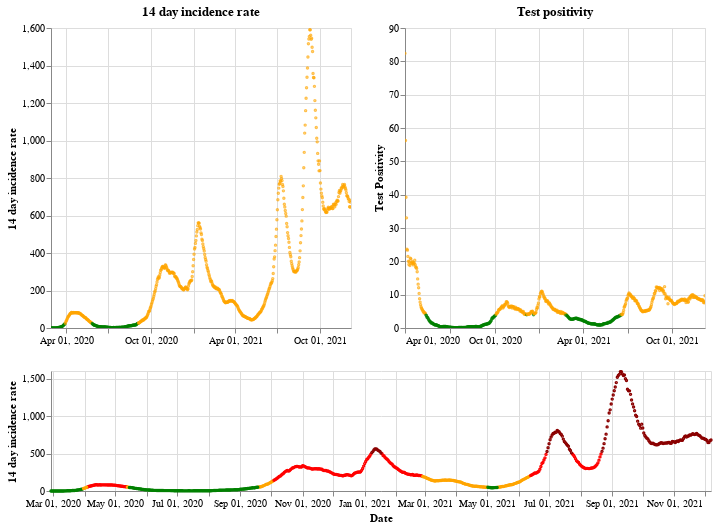

The notebook cell saved with this chart:
### Markdown cell above
## Scotland

### Code cell
plot_traffic_light('Scotland')

### Figure 1 — Vega-Lite specification as saved in the notebook (floating-point values rounded to 4 significant figures; data arrays with more than 128 entries replaced by an {"elided": "..."} marker saying what was removed)
{"config": {"view": {"continuousWidth": 400, "continuousHeight": 300}}, "vconcat": [{"hconcat": [{"mark": {"type": "point", "size": 2}, "encoding": {"color": {"condition": {"value": "green", "test": "(datum.twoWeeklyCasesRate <= 25)"}, "value": "orange"}, "tooltip": [{"type": "nominal", "field": "areaName"}, {"type": "temporal", "field": "date"}, {"type": "quantitative", "field": "twoWeeklyCasesRate"}, {"type": "quantitative", "field": "testPositivity"}], "x": {"type": "temporal", "axis": {"title": ""}, "field": "date", "scale": {"domain": {"selection": "DateBrush"}}, "timeUnit": "yearmonthdate"}, "y": {"type": "quantitative", "axis": {"title": "14 day incidence rate"}, "field": "twoWeeklyCasesRate"}}, "title": "14 day incidence rate", "width": 300}, {"mark": {"type": "point", "size": 2}, "encoding": {"color": {"condition": {"value": "green", "test": "(datum.testPositivity <= 4)"}, "value": "orange"}, "tooltip": [{"type": "nominal", "field": "areaName"}, {"type": "temporal", "field": "date"}, {"type": "quantitative", "field": "twoWeeklyCasesRate"}, {"type": "quantitative", "field": "testPositivity"}], "x": {"type": "temporal", "axis": {"title": ""}, "field": "date", "scale": {"domain": {"selection": "DateBrush"}}, "timeUnit": "yearmonthdate"}, "y": {"type": "quantitative", "axis": {"title": "Test Positivity"}, "field": "testPositivity"}}, "title": "Test positivity", "width": 300}]}, {"layer": [{"mark": {"type": "point", "size": 2}, "encoding": {"color": {"condition": {"value": "orange", "test": "(((datum.testPositivity < 4) && (datum.twoWeeklyCasesRate >= 50)) && (datum.twoWeeklyCasesRate < 200))"}, "value": "red"}, "opacity": {"condition": {"value": 1, "test": "((datum.twoWeeklyCasesRate >= 50) && (datum.twoWeeklyCasesRate < 500))"}, "value": 0}, "tooltip": [{"type": "nominal", "field": "areaName"}, {"type": "temporal", "field": "date"}, {"type": "quantitative", "field": "twoWeeklyCasesRate"}, {"type": "quantitative", "field": "testPositivity"}], "x": {"type": "temporal", "axis": {"title": "Date"}, "field": "date", "timeUnit": "yearmonthdate"}, "y": {"type": "quantitative", "axis": {"title": "14 day incidence rate"}, "field": "twoWeeklyCasesRate"}}, "selection": {"DateBrush": {"type": "interval", "encodings": ["x"], "fields": ["Time"]}}}, {"mark": {"type": "point", "size": 2}, "encoding": {"color": {"value": "darkred"}, "opacity": {"condition": {"value": 1, "test": "(datum.twoWeeklyCasesRate >= 500)"}, "value": 0}, "tooltip": [{"type": "nominal", "field": "areaName"}, {"type": "temporal", "field": "date"}, {"type": "quantitative", "field": "twoWeeklyCasesRate"}, {"type": "quantitative", "field": "testPositivity"}], "x": {"type": "temporal", "axis": {"title": "Date"}, "field": "date", "timeUnit": "yearmonthdate"}, "y": {"type": "quantitative", "axis": {"title": "14 day incidence rate"}, "field": "twoWeeklyCasesRate"}}}, {"mark": {"type": "point", "size": 2}, "encoding": {"color": {"condition": {"value": "green", "test": "((datum.testPositivity < 4) && (datum.twoWeeklyCasesRate < 50))"}, "value": "orange"}, "opacity": {"condition": {"value": 1, "test": "(datum.twoWeeklyCasesRate < 50)"}, "value": 0}, "tooltip": [{"type": "nominal", "field": "areaName"}, {"type": "temporal", "field": "date"}, {"type": "quantitative", "field": "twoWeeklyCasesRate"}, {"type": "quantitative", "field": "testPositivity"}], "x": {"type": "temporal", "axis": {"title": "Date"}, "field": "date", "timeUnit": "yearmonthdate"}, "y": {"type": "quantitative", "axis": {"title": "14 day incidence rate"}, "field": "twoWeeklyCasesRate"}}}], "height": 120, "width": 660}], "data": {"name": "data-d93cf395eef3a76997129d8aff64bf0b"}, "$schema": "https://vega.github.io/schema/vega-lite/v4.8.1.json", "datasets": {"data-d93cf395eef3a76997129d8aff64bf0b": {"elided": "649 records"}}}
